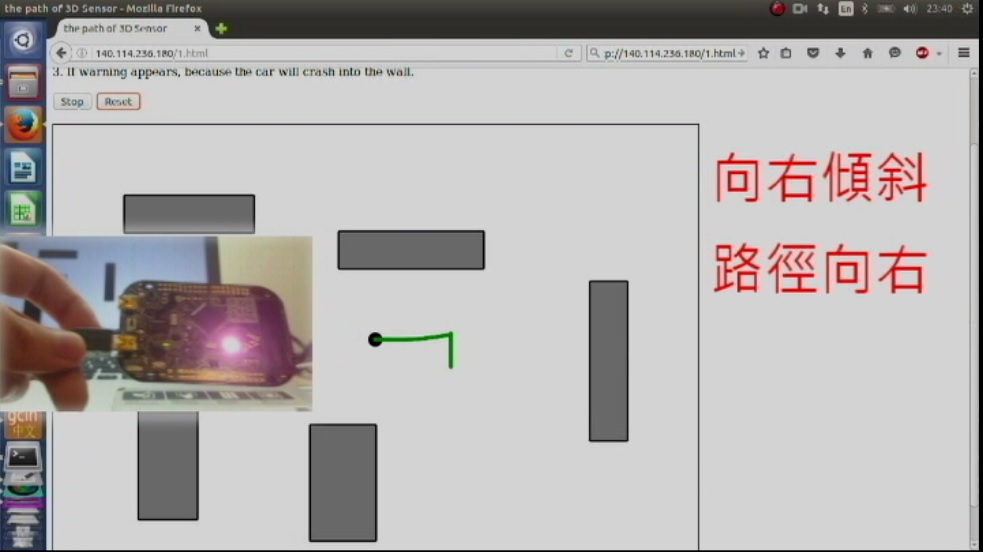
//> input picture 1.jpg, 983 x 552 px, given in place of the camera
$ ./final   (built with g++ and OpenCV 4)
//> lines starting //> are read from the running program, lines starting //| are printed output that depends on the picture; after the words box and inside, x2 and y2 are one past the last pixel; in counts of white or black regions, pixels touching at a corner belong together
#include <iostream>
#include "opencv2/highgui/highgui.hpp"
#include "opencv2/imgproc/imgproc.hpp"
#include "opencv2/opencv.hpp"
#include "xbee.h"

using namespace cv;
using namespace std;

int main()
{


    VideoCapture cap(0); //capture the video from webcam

    if ( !cap.isOpened() )  // if not success, exit program
    {
        cout << "Cannot open the web cam" << endl;
        return -1;
    }


    int iLowH = 0;
    int iHighH = 14;

    int iLowS = 110;
    int iHighS = 255;

    int iLowV = 163;
    int iHighV = 255;


    Mat imgTmp;

    cap.read(imgTmp);
//> imgTmp is the input picture: 552 rows x 983 cols, CV_8UC3; mean B, G, R 175.2, 175.8, 179.8

    //Create a black image with the size as the camera output
    Mat imgLines = Mat::zeros( imgTmp.size(), CV_8UC3 );;

    while(1)
    {
        Mat imgOriginal;

        bool bSuccess = cap.read(imgOriginal); // read a new frame from video


        if (!bSuccess) //if not success, break loop
        {
            cout << "Cannot read a frame from video stream" << endl;
            break;
        }

        Mat imgHSV;


        cvtColor(imgOriginal, imgHSV, COLOR_BGR2HSV); //Convert the captured frame from BGR to HSV
//> imgHSV: 552 rows x 983 cols, CV_8UC3; mean H, S, V 21.8, 15.9, 181.6

        Mat imgThresholded;

        inRange(imgHSV, Scalar(iLowH, iLowS, iLowV), Scalar(iHighH, iHighS, iHighV), imgThresholded); //Threshold the image
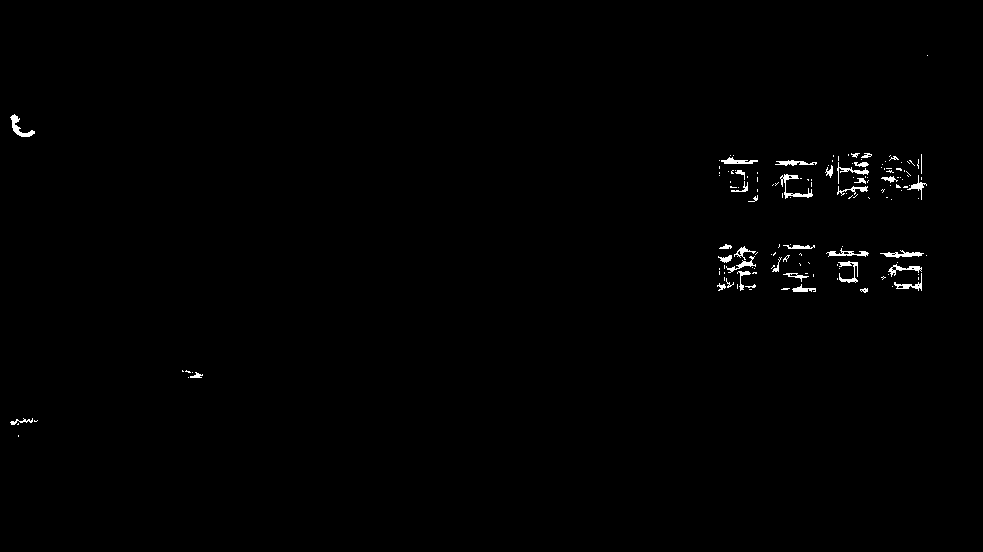
//> imgThresholded: 552 rows x 983 cols, CV_8UC1; 0.62% white; 147 white regions (110 under 20 px), largest, box (x1, y1, x2, y2) and area: (780, 174, 813, 199) 208, (10, 114, 35, 137) 185, (838, 261, 858, 283) 163

        //morphological opening (removes small objects from the foreground)
        erode(imgThresholded, imgThresholded, getStructuringElement(MORPH_ELLIPSE, Size(5, 5)) );
        dilate( imgThresholded, imgThresholded, getStructuringElement(MORPH_ELLIPSE, Size(5, 5)) );

        //morphological closing (removes small holes from the foreground)
        dilate( imgThresholded, imgThresholded, getStructuringElement(MORPH_ELLIPSE, Size(5, 5)) );
        erode(imgThresholded, imgThresholded, getStructuringElement(MORPH_ELLIPSE, Size(5, 5)) );
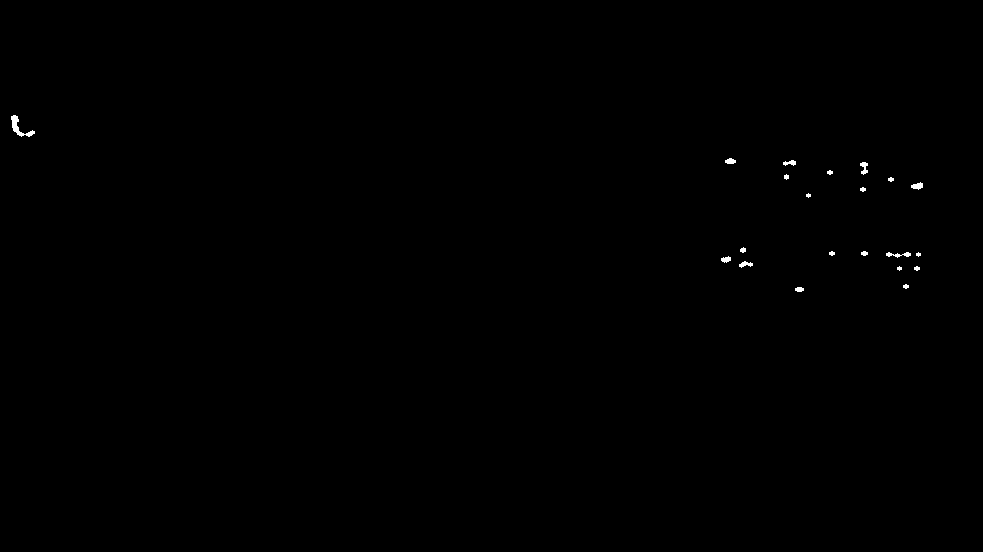
//> imgThresholded: 552 rows x 983 cols, CV_8UC1; 0.16% white; 21 white regions (3 under 20 px), largest, box (x1, y1, x2, y2) and area: (11, 115, 35, 137) 168, (886, 252, 911, 258) 74, (860, 162, 868, 175) 63

        Mat circle;

        vector<Vec3f> circles;

        // Convert it to gray
        //  cvtColor(imgOriginal, circle, CV_BGR2GRAY);

        // Reduce the noise so we avoid false circle detection
        GaussianBlur(imgThresholded, circle, Size(9, 9), 2, 2);

        // Apply the Hough Transform to find the circles
        HoughCircles(circle, circles, CV_HOUGH_GRADIENT, 1, circle.rows/16, 150, 30, 0, 0);
//> circles = empty

        // Draw the circles detected
        for(size_t i = 0; i < circles.size(); i++ ) {
            cv::Point center(cvRound(circles[i][0]), cvRound(circles[i][1]));
            int radius = cvRound(circles[i][2]);
            cout <<   cvRound(circles[i][0]) << "," <<  cvRound(circles[i][1]) << endl;
            cv::circle(imgOriginal, center, radius, Scalar(255,0, 68), 3, 8, 0);


        }
//> this loop made 0 passes

        //Calculate the moments of the thresholded image
        Moments oMoments = moments(imgThresholded);
//> oMoments = moments, m00 219810, centre m10/m00, m01/m00 = (672.6, 202.3)

        double dM01 = oMoments.m01;
//> dM01 = 44460270
        double dM10 = oMoments.m10;
//> dM10 = 147840585
        double dArea = oMoments.m00;
//> dArea = 219810

        // if the area <= 10000, I consider that the there are no object in the image and it's because of the noise, the area is not zero
        if (dArea > 1000000)
        {

            //calculate the position of the ball
            int posX = dM10 / dArea;
            int posY = dM01 / dArea;
            if(dArea < 4000000){
                send('f');
                cout << "go forward" ;
            }
            else if(dArea > 10000000){
                send('b');
                cout << "go back" ;
            }
            else if(posX < 250){
                send('a');
                cout << "turn left" ;
            }
            else if(posX > 950){
                send('d');
                cout << "turn right" ;
            }
            else if(dArea < 6000000){
                send('w');
                cout << "go forward" ;
            }
            else if(dArea > 8000000){
                send('s');
                cout << "go back" ;
            }

            else{
                send('n');
            }
            cout << "(" << posX << "," << posY << ")" << endl ;


        }
        else{

            cout << "lose target" << endl ;
        }
        imshow("video2", imgThresholded);
        imshow("Video", imgOriginal); //show the original image

        waitKey(30);


    }


    return 0;
}

// [70 lines left out: functions clean_buffer, send, not called in this run]
